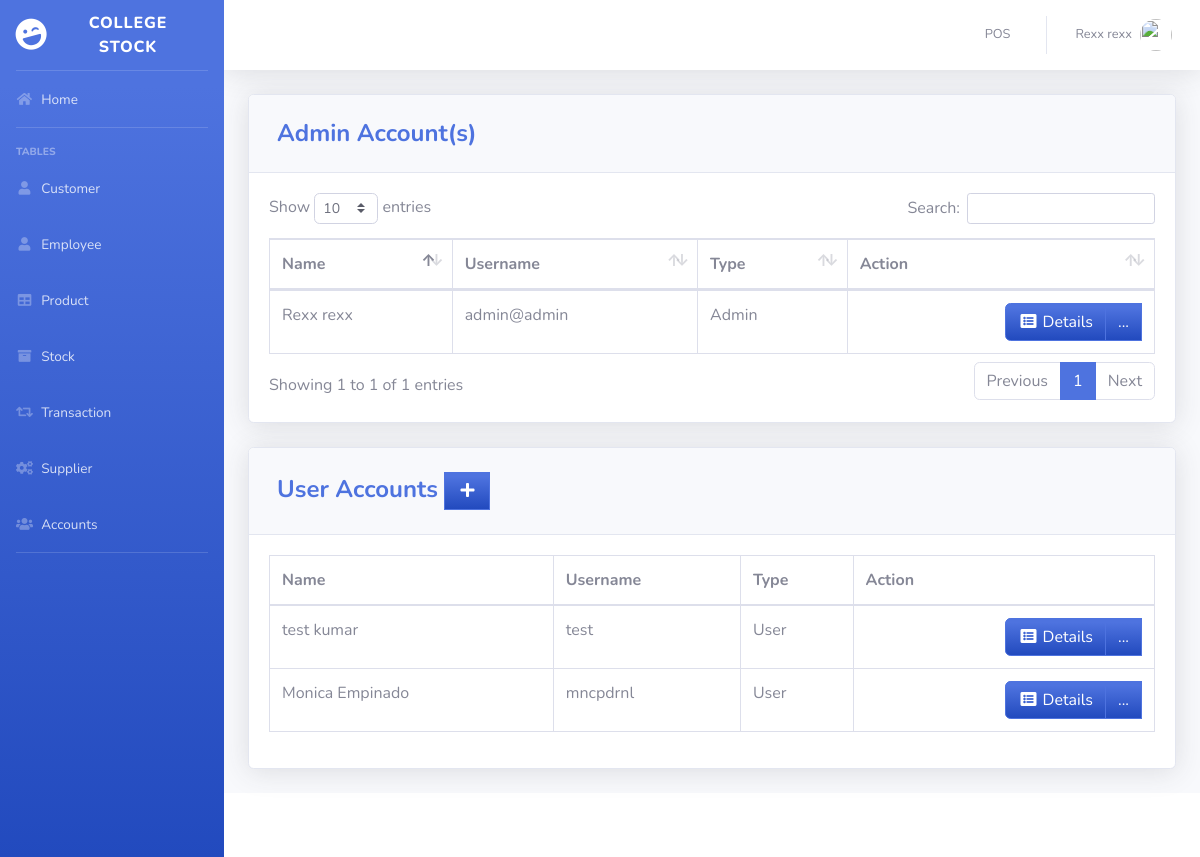
Screenshot of /pages/user.php (signed in) with the database file from the repository.
### tables this page shows
CREATE TABLE `users` (
  `ID` int(11) NOT NULL,
  `EMPLOYEE_ID` int(11) DEFAULT NULL,
  `USERNAME` varchar(50) DEFAULT NULL,
  `PASSWORD` varchar(50) DEFAULT NULL,
  `TYPE_ID` int(11) DEFAULT NULL
);

CREATE TABLE `employee` (
  `EMPLOYEE_ID` int(11) NOT NULL,
  `FIRST_NAME` varchar(50) DEFAULT NULL,
  `LAST_NAME` varchar(50) DEFAULT NULL,
  `GENDER` varchar(50) DEFAULT NULL,
  `EMAIL` varchar(100) DEFAULT NULL,
  `PHONE_NUMBER` varchar(11) DEFAULT NULL,
  `JOB_ID` int(11) DEFAULT NULL,
  `HIRED_DATE` varchar(50) NOT NULL,
  `LOCATION_ID` int(11) DEFAULT NULL
);

CREATE TABLE `type` (
  `TYPE_ID` int(11) NOT NULL,
  `TYPE` varchar(50) DEFAULT NULL
);

### pages/user.php (the view, shortened to what this page needs)
<?php
include'../includes/connection.php';
include'../includes/sidebar.php';
?>
         <div class="card shadow mb-4">
            <div class="card-header py-3">
              <h4 class="m-2 font-weight-bold text-primary">Admin Account(s)</h4>
            </div>
            <div class="card-body">
            <div class="table-responsive">
           <table class="table table-bordered" id="dataTable" width="100%" cellspacing="0">
               <thead>
                   <tr>
                       <th>Name</th>
                       <th>Username</th>
                       <th>Type</th>
                       <th>Action</th>
                   </tr>
               </thead>
          <tbody>
<?php
    $query = 'SELECT ID, FIRST_NAME,LAST_NAME,USERNAME, t.TYPE
              FROM users u
              JOIN employee e ON e.EMPLOYEE_ID=u.EMPLOYEE_ID
              JOIN type t ON t.TYPE_ID=u.TYPE_ID
              WHERE u.TYPE_ID=1';
        $result = mysqli_query($db, $query) or die (mysqli_error($db));
            while ($row = mysqli_fetch_assoc($result)) {
                echo '<tr>';
                echo '<td>'. $row['FIRST_NAME'].' '. $row['LAST_NAME'].'</td>';
                echo '<td>'. $row['USERNAME'].'</td>';
                echo '<td>'. $row['TYPE'].'</td>';
                      echo '<td align="right"> <div class="btn-group">
                              <a type="button" class="btn btn-primary bg-gradient-primary" href="us_searchfrm.php?action=edit & id='.$row['ID'] . '"><i class="fas fa-fw fa-list-alt"></i> Details</a>
                            <div class="btn-group">
                              <a type="button" class="btn btn-primary bg-gradient-primary dropdown no-arrow" data-toggle="dropdown" style="color:white;">
                              ... <span class="caret"></span></a>
                            <ul class="dropdown-menu text-center" role="menu">
                                <li>
                                  <a type="button" class="btn btn-warning bg-gradient-warning btn-block" style="border-radius: 0px;" href="us_edit.php?action=edit & id='.$row['ID']. '">
                                    <i class="fas fa-fw fa-edit"></i> Edit
                                  </a>
                                </li>
                                </li>
                            </ul>
                            </div>
                          </div></td>';
                echo '</tr> ';
                        }
?>
                                </tbody>
                            </table>
                        </div>
                    </div>
                  </div>
         <div class="card shadow mb-4">
            <div class="card-header py-3">
              <h4 class="m-2 font-weight-bold text-primary">User Accounts&nbsp;<a  href="#" data-toggle="modal" data-target="#supplierModal" type="button" class="btn btn-primary bg-gradient-primary" style="border-radius: 0px;"><i class="fas fa-fw fa-plus"></i></a></h4>
            </div>
            <div class="card-body">
            <div class="table-responsive">
           <table class="table table-bordered" id="dataTable" width="100%" cellspacing="0">
               <thead>
                   <tr>
                       <th>Name</th>
                       <th>Username</th>
                       <th>Type</th>
                       <th>Action</th>
                   </tr>
               </thead>
          <tbody>
<?php
    $query = 'SELECT ID, FIRST_NAME,LAST_NAME,USERNAME, t.TYPE
              FROM users u
              JOIN employee e ON e.EMPLOYEE_ID=u.EMPLOYEE_ID
              JOIN type t ON t.TYPE_ID=u.TYPE_ID
              WHERE u.TYPE_ID=2';
        $result = mysqli_query($db, $query) or die (mysqli_error($db));
            while ($row = mysqli_fetch_assoc($result)) {
                echo '<tr>';
                echo '<td>'. $row['FIRST_NAME'].' '. $row['LAST_NAME'].'</td>';
                echo '<td>'. $row['USERNAME'].'</td>';
                echo '<td>'. $row['TYPE'].'</td>';
                      echo '<td align="right"> <div class="btn-group">
                              <a type="button" class="btn btn-primary bg-gradient-primary" href="us_searchfrm.php?action=edit & id='.$row['ID'] . '"><i class="fas fa-fw fa-list-alt"></i> Details</a>
                            <div class="btn-group">
                              <a type="button" class="btn btn-primary bg-gradient-primary dropdown no-arrow" data-toggle="dropdown" style="color:white;">
                              ... <span class="caret"></span></a>
                            <ul class="dropdown-menu text-center" role="menu">
                                <li>
                                  <a type="button" class="btn btn-warning bg-gradient-warning btn-block" style="border-radius: 0px;" href="us_edit.php?action=edit & id='.$row['ID']. '">
                                    <i class="fas fa-fw fa-edit"></i> Edit
                                  </a>
                                </li>
                            </ul>
                            </div>
                          </div></td>';
                echo '</tr> ';
                        }
?>
                                </tbody>
                            </table>
                        </div>
                    </div>
                  </div>
<?php
include'../includes/footer.php';
?>

### rows the page displays
users: EMPLOYEE_ID.FIRST_NAME "Rexx", EMPLOYEE_ID.LAST_NAME "rexx", USERNAME "admin@admin", TYPE_ID.TYPE "Admin"
users: EMPLOYEE_ID.FIRST_NAME "test", EMPLOYEE_ID.LAST_NAME "kumar", USERNAME "test", TYPE_ID.TYPE "User"
users: EMPLOYEE_ID.FIRST_NAME "Monica", EMPLOYEE_ID.LAST_NAME "Empinado", USERNAME "mncpdrnl", TYPE_ID.TYPE "User"

### other values shown
$_SESSION['FIRST_NAME'] "Rexx"
$_SESSION['LAST_NAME'] "rexx"
